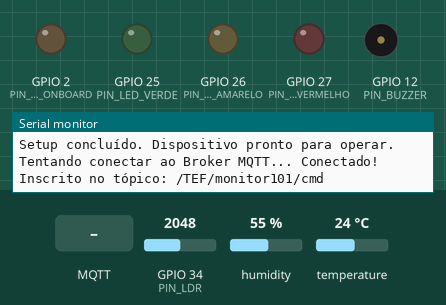
The sketch below on a simulated ESP32. Shown: output pins drawn as LEDs (lit = HIGH), buzzer (waves = sounding), the last lines printed to the serial monitor. The inputs (shaded band) are chosen by the test bench; at power-on: temperature 24 °C, GPIO 34 (PIN_LDR) = 2048, humidity 55 %. WiFi joins after 1.5 s; servers stay silent unless stated; no MQTT or app messages arrive unless stated.

Above: at 2.9 s.
3.0 s: temperature set to 19.7 °C
15.0 s: temperature set to 18.4 °C
At 15.3 s:
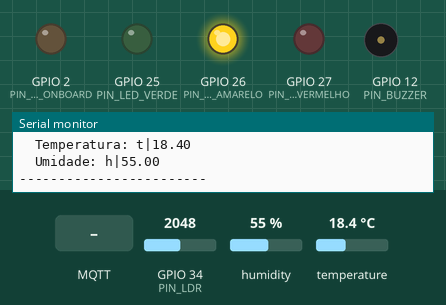
16.5 s: GPIO 34 (PIN_LDR) set to 1955
At 20.5 s:
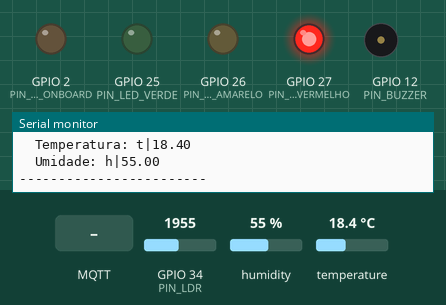
28.2 s: MQTT message "@reactivateAlarm" arrives on the first subscribed topic
31.7 s: GPIO 34 (PIN_LDR) set to 2047
At 35.5 s:
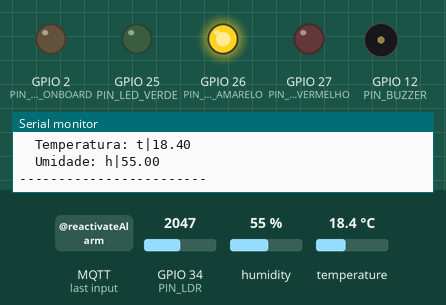
Timing chart, 0 to 37.0 s (numbered marks = the images above; inputs shaded):
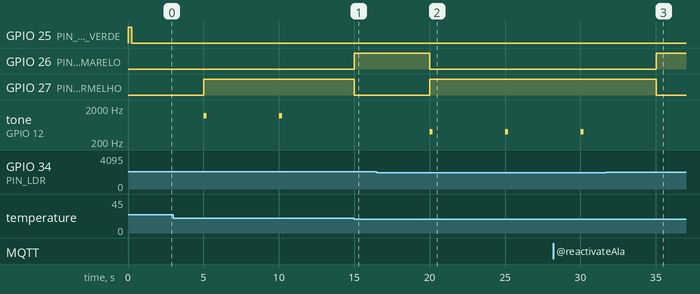

The sketch:

MAI.ino
```cpp
#include <WiFi.h>          // Biblioteca para conectar o ESP32 a uma rede Wi-Fi
#include <PubSubClient.h>  // Biblioteca Biblioteca para comunicação via protocolo MQTT
#include <DHT.h>           // Biblioteca para o sensor de temperatura e umidade DHT

// ---------------------- Configurações de Wi-Fi ---------------------- //
const char* WIFI_SSID = "Wokwi-GUEST";
const char* WIFI_PASSWORD = "";
const char* MQTT_BROKER_IP = "20.151.77.156";
const int   MQTT_BROKER_PORT = 1883;
const char* MQTT_CLIENT_ID = "fiware_101";

// ---------------------- Configurações do MQTT ---------------------- //
const char* DEVICE_ID = "monitor101"; // Usado para compor comandos
const char* MQTT_TOPIC_CMD = "/TEF/monitor101/cmd";     // Tópico para receber comandos
const char* MQTT_TOPIC_ATTRS = "/TEF/monitor101/attrs"; // Tópico para publicar dados

// ---------------------- Pinos e Sensores ---------------------- //
const int PIN_LDR = 34;          // Pino analógico para o sensor de luminosidade (LDR)
const int PIN_DHT = 32;          // Pino conectado ao sensor DHT
const int PIN_LED_VERDE = 25;    // Status: OK
const int PIN_LED_AMARELO = 26;  // Status: Atenção
const int PIN_LED_VERMELHO = 27; // Status: Perigo/Crítico
const int PIN_BUZZER = 12;
const int PIN_LED_ONBOARD = 2;   // LED azul da placa (feedback de comando)

// =================================================================
// Níveis de Alerta
// =================================================================
// Definição dos níveis de estado
#define NIVEL_OK 0
#define NIVEL_ATENCAO 1
#define NIVEL_PERIGO 2

// --- Luminosidade (em %) ---
// Faixa OK:      < 35%
// Faixa Atenção: 35% a 49%
// Faixa Perigo:  >= 50%
const int LUZ_ATENCAO_MIN = 35;
const int LUZ_PERIGO_MIN = 50;

// --- Temperatura (em °C) ---
// Faixa OK:      12.0 a 16.0 °C
// Faixa Atenção: 10.0 a 11.9 °C  OU  16.1 a 19.0 °C
// Faixa Perigo:  < 10.0 °C       OU  > 19.0 °C
const float TEMP_OK_MIN = 12.0;
const float TEMP_OK_MAX = 16.0;
const float TEMP_ATENCAO_MIN = 10.0;
const float TEMP_ATENCAO_MAX = 19.0;

// --- Umidade (em %) ---
// Faixa OK:      60.0 a 80.0 %
// Faixa Atenção: 50.0 a 59.9 % OU  80.1 a 85.0 %
// Faixa Perigo:  < 55.0 %      OU  > 85.0 %
const float UMID_OK_MIN = 60.0;
const float UMID_OK_MAX = 80.0;
const float UMID_ATENCAO_MIN = 50.0;
const float UMID_ATENCAO_MAX = 85.0;

// Frequências (Hz) do Buzzer para cada tipo de alerta crítico
const int FREQ_TEMP_ALERTA = 1200; // Tom agudo
const int FREQ_UMID_ALERTA = 800;  // Tom médio
const int FREQ_LUZ_ALERTA  = 400;  // Tom grave

// =================================================================
// Variáveis Globais e Objetos
// =================================================================
float temperatura_atual = 0.0;
float umidade_atual = 0.0;
int   luminosidade_atual = 0;
bool  alarmeSonoroSilenciado = false;

unsigned long lastPublish = 0;
const long PUBLISH_INTERVAL_MS = 5000; // Intervalo entre publicações (5 segundos)

int   nivel_alerta_geral = NIVEL_OK;       // Armazena o nível de alerta atual do sistema
unsigned long lastBlinkMillis = 0;         // Armazena o tempo do último piscar do LED
const int BLINK_INTERVAL_MS = 500;         // Intervalo do pisca-pisca (pisca 2x por segundo)
bool  ledAzulEstado = LOW;                 // Armazena o estado atual do LED azul

WiFiClient espClient;
PubSubClient mqttClient(espClient);
DHT dht(PIN_DHT, DHT22); //dht 11

// =================================================================
// Declaração de Funções
// =================================================================
void setupWiFi();
void setupMQTT();
void setupHardware();
void reconnectWiFi();
void reconnectMQTT();
void mqttCallback(char* topic, byte* payload, unsigned int length);
void lerSensores();
void publicarDadosSensores();
void gerenciarAlertasVisuaisESonoros();

void setup() {
    Serial.begin(115200);
    Serial.println("\nIniciando o Monitor de Ambiente...");

    setupHardware();
    setupWiFi();
    setupMQTT();

    Serial.println("Setup concluído. Dispositivo pronto para operar.");
}

void loop() {
    // Garante que as conexões estejam sempre ativas
    if (WiFi.status() != WL_CONNECTED) reconnectWiFi();
    if (!mqttClient.connected()) reconnectMQTT();

    // Processa mensagens MQTT recebidas
    mqttClient.loop();

    // Bloco de execução temporizado para leitura e publicação
    unsigned long now = millis();
    if (now - lastPublish > PUBLISH_INTERVAL_MS) {
        lastPublish = now; // Atualiza o tempo da última execução

        lerSensores();
        publicarDadosSensores();
        gerenciarAlertasVisuaisESonoros();
    }
    gerenciarBlinkLedAnomalia();
}

void setupHardware() {
    pinMode(PIN_LED_VERDE, OUTPUT);
    pinMode(PIN_LED_AMARELO, OUTPUT);
    pinMode(PIN_LED_VERMELHO, OUTPUT);
    pinMode(PIN_BUZZER, OUTPUT);
    pinMode(PIN_LED_ONBOARD, OUTPUT);

    // Inicia o sensor DHT
    dht.begin();

    // Sinaliza que a inicialização do hardware foi concluída
    digitalWrite(PIN_LED_VERDE, HIGH);
    delay(250);
    digitalWrite(PIN_LED_VERDE, LOW);
}

void setupWiFi() {
    Serial.print("Conectando à rede Wi-Fi: ");
    Serial.println(WIFI_SSID);
    WiFi.begin(WIFI_SSID, WIFI_PASSWORD);
    reconnectWiFi(); // Garante a conexão inicial
}

void setupMQTT() {
    mqttClient.setServer(MQTT_BROKER_IP, MQTT_BROKER_PORT);
    mqttClient.setCallback(mqttCallback);
}

// Conexão e Reconexão
void reconnectWiFi() {
    while (WiFi.status() != WL_CONNECTED) {
        delay(500);
        Serial.print(".");
    }
    Serial.println("\nWi-Fi conectado com sucesso!");
    Serial.print("Endereço IP: ");
    Serial.println(WiFi.localIP());
}

void reconnectMQTT() {
    while (!mqttClient.connected()) {
        Serial.print("Tentando conectar ao Broker MQTT...");
        if (mqttClient.connect(MQTT_CLIENT_ID)) {
            Serial.println(" Conectado!");
            // Inscreve-se no tópico de comandos após conectar/reconectar
            mqttClient.subscribe(MQTT_TOPIC_CMD);
            Serial.print("Inscrito no tópico: ");
            Serial.println(MQTT_TOPIC_CMD);
        } else {
            Serial.print(" Falha, rc=");
            Serial.print(mqttClient.state());
            Serial.println(". Nova tentativa em 5 segundos.");
            delay(5000);
        }
    }
}

// Processamento de Comandos MQTT
void mqttCallback(char* topic, byte* payload, unsigned int length) {
    // Cria um buffer para a mensagem e garante que termina com nulo.
    char message[length + 1];
    memcpy(message, payload, length);
    message[length] = '\0'; // Adiciona o terminador de string nulo.

    Serial.println("Comando recebido: " + String(message)); // Mantemos esta linha essencial.

    // Comandos contextuais para o armazém - Usando strstr para comparação segura
    if (strstr(message, "@silenceAlarm") != NULL) {
        alarmeSonoroSilenciado = true; // Ativa o modo silencioso
    } else if (strstr(message, "@reactivateAlarm") != NULL) {
        alarmeSonoroSilenciado = false; // Desativa o modo silencioso
    }

    delay(100);
    digitalWrite(PIN_LED_ONBOARD, LOW);
}

// Lógica Principal de Monitoramento e Alertas
void lerSensores() {
    // Leitura LDR (0-4095) e mapeamento para porcentagem (0-100%)
    int ldrValue = analogRead(PIN_LDR);
    luminosidade_atual = map(ldrValue, 4000, 0, 0, 100);

    // Leitura DHT22
    temperatura_atual = dht.readTemperature();
    umidade_atual = dht.readHumidity();

    // Tratamento de erro para leituras inválidas do DHT
    if (isnan(temperatura_atual)) { temperatura_atual = -99; }
    if (isnan(umidade_atual)) { umidade_atual = -99; }
}

void publicarDadosSensores() {
    char payload[20];
    Serial.println("--- Publicando Dados ---");

    // Publica no formato "chave|valor"
    sprintf(payload, "l|%d", luminosidade_atual);
    mqttClient.publish(MQTT_TOPIC_ATTRS, payload);
    Serial.println("  Luminosidade: " + String(payload));

    dtostrf(temperatura_atual, 2, 2, payload);
    char temp_msg[20];
    sprintf(temp_msg, "t|%s", payload);
    mqttClient.publish(MQTT_TOPIC_ATTRS, temp_msg);
    Serial.println("  Temperatura: " + String(temp_msg));

    dtostrf(umidade_atual, 2, 2, payload);
    char hum_msg[20];
    sprintf(hum_msg, "h|%s", payload);
    mqttClient.publish(MQTT_TOPIC_ATTRS, hum_msg);
    Serial.println("  Umidade: " + String(hum_msg));
    Serial.println("------------------------");
}

void gerenciarAlertasVisuaisESonoros() {
    // Determina o nível de alerta para cada sensor individualmente.
    int nivel_luz = NIVEL_OK;
    if (luminosidade_atual >= LUZ_PERIGO_MIN) nivel_luz = NIVEL_PERIGO;
    else if (luminosidade_atual >= LUZ_ATENCAO_MIN) nivel_luz = NIVEL_ATENCAO;

    int nivel_temp = NIVEL_OK;
    if (temperatura_atual < TEMP_ATENCAO_MIN || temperatura_atual > TEMP_ATENCAO_MAX) nivel_temp = NIVEL_PERIGO;
    else if (temperatura_atual < TEMP_OK_MIN || temperatura_atual > TEMP_OK_MAX) nivel_temp = NIVEL_ATENCAO;

    int nivel_umid = NIVEL_OK;
    if (umidade_atual < UMID_ATENCAO_MIN || umidade_atual > UMID_ATENCAO_MAX) nivel_umid = NIVEL_PERIGO;
    else if (umidade_atual < UMID_OK_MIN || umidade_atual > UMID_OK_MAX) nivel_umid = NIVEL_ATENCAO;

    // Define o status geral do ambiente (o pior caso entre os sensores).
    int nivel_geral = max({nivel_luz, nivel_temp, nivel_umid});

    // Reseta a flag de silêncio se a condição de perigo desaparecer.
    if (nivel_geral != NIVEL_PERIGO) {
        alarmeSonoroSilenciado = false;
    }

    // Ativa o buzzer, mas APENAS se houver perigo E o alarme não estiver silenciado.
    if (nivel_geral == NIVEL_PERIGO && !alarmeSonoroSilenciado) {
        if (nivel_temp == NIVEL_PERIGO) {
            tone(PIN_BUZZER, FREQ_TEMP_ALERTA, 200);
        } else if (nivel_umid == NIVEL_PERIGO) {
            tone(PIN_BUZZER, FREQ_UMID_ALERTA, 200);
        } else if (nivel_luz == NIVEL_PERIGO) {
            tone(PIN_BUZZER, FREQ_LUZ_ALERTA, 200);
        }
    }

    // Acende o LED correspondente ao status geral.
    digitalWrite(PIN_LED_VERDE,   nivel_geral == NIVEL_OK);
    digitalWrite(PIN_LED_AMARELO, nivel_geral == NIVEL_ATENCAO);
    digitalWrite(PIN_LED_VERMELHO, nivel_geral == NIVEL_PERIGO);
}

void gerenciarBlinkLedAnomalia() {
    // Se o nível de alerta for OK, simplesmente desliga o LED e sai da função.
    if (nivel_alerta_geral == NIVEL_OK) {
        digitalWrite(PIN_LED_ONBOARD, LOW);
        ledAzulEstado = LOW;
        return;
    }

    // Se houver uma anomalia (Atenção ou Perigo), entra na lógica de piscar.
    unsigned long currentMillis = millis();
    if (currentMillis - lastBlinkMillis >= BLINK_INTERVAL_MS) {
        lastBlinkMillis = currentMillis; // Salva o tempo do último piscar

        // Inverte o estado do LED
        ledAzulEstado = !ledAzulEstado;
        digitalWrite(PIN_LED_ONBOARD, ledAzulEstado);
    }
}
```

Measured:
- the behaviour switches between 19.1 and 19 °C on temperature (found by bisection; images 0 and 1)
- the behaviour switches between 2001 and 2000 on GPIO 34 (PIN_LDR) (found by bisection; images 1 and 2)
- after the input at 15.0 s, GPIO 26 (PIN_LED_AMARELO): LOW → HIGH at once; GPIO 27 (PIN_LED_VERMELHO): HIGH → LOW at once; tone on GPIO 12 (PIN_BUZZER): stays silent (without the input it goes to 1200 Hz after 0.01 s)
- after the input at 16.5 s, GPIO 26 (PIN_LED_AMARELO): HIGH → LOW after 3.5 s; GPIO 27 (PIN_LED_VERMELHO): LOW → HIGH after 3.5 s; tone on GPIO 12 (PIN_BUZZER): alternates 400 Hz for 0.20 s and silent for 4.8 s, starting after 3.5 s
- after the input at 31.7 s, GPIO 26 (PIN_LED_AMARELO): LOW → HIGH after 3.3 s; GPIO 27 (PIN_LED_VERMELHO): HIGH → LOW after 3.3 s; tone on GPIO 12 (PIN_BUZZER): stays silent (without the input it goes to 400 Hz after 3.3 s)
- by itself, tone on GPIO 12 (PIN_BUZZER): alternates 1200 Hz for 0.20 s and silent for 4.8 s
